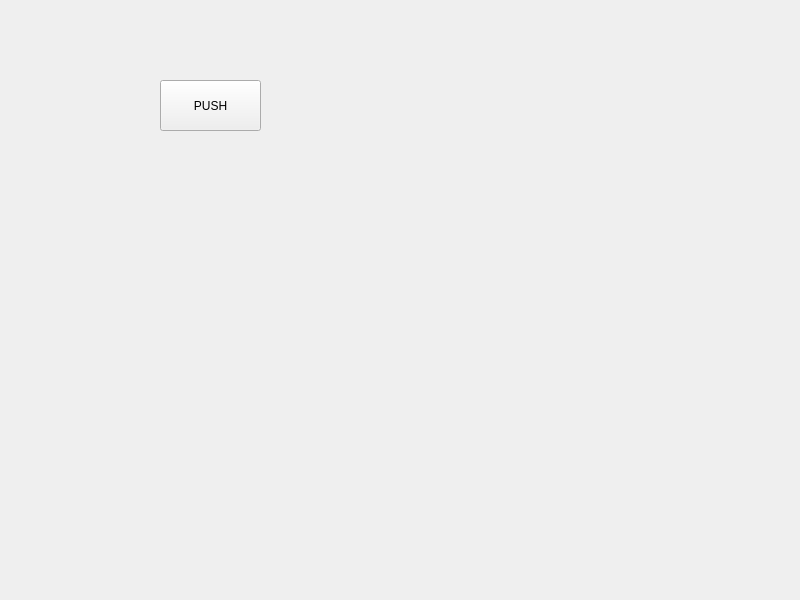
<?xml version="1.0" encoding="UTF-8"?>
<ui version="4.0">
 <class>Widget</class>
 <widget class="QWidget" name="Widget">
  <property name="geometry">
   <rect>
    <x>0</x>
    <y>0</y>
    <width>800</width>
    <height>600</height>
   </rect>
  </property>
  <property name="windowTitle">
   <string>Widget</string>
  </property>
  <widget class="QPushButton" name="pushButton">
   <property name="geometry">
    <rect>
     <x>160</x>
     <y>80</y>
     <width>101</width>
     <height>51</height>
    </rect>
   </property>
   <property name="text">
    <string>PUSH</string>
   </property>
  </widget>
 </widget>
 <resources/>
 <connections/>
</ui>
